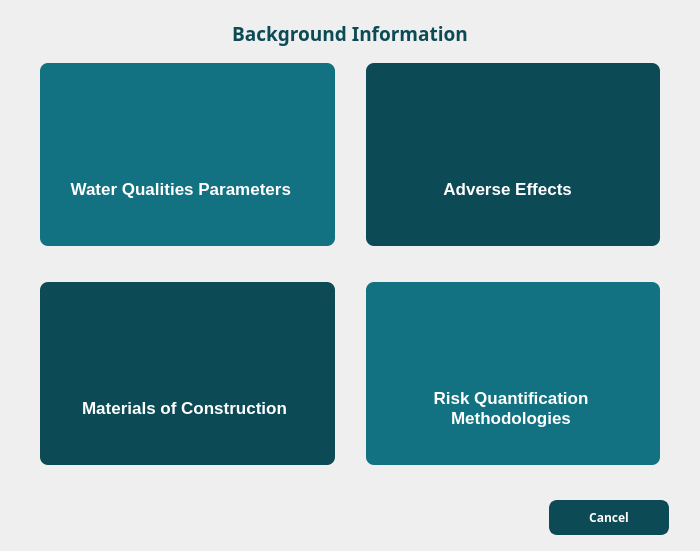
<?xml version="1.0" encoding="UTF-8"?>
<ui version="4.0">
 <class>backGroundInfo</class>
 <widget class="QDialog" name="backGroundInfo">
  <property name="geometry">
   <rect>
    <x>0</x>
    <y>0</y>
    <width>700</width>
    <height>551</height>
   </rect>
  </property>
  <property name="windowTitle">
   <string>Dialog</string>
  </property>
  <layout class="QVBoxLayout" name="verticalLayout">
   <item>
    <widget class="QFrame" name="PaneContainer">
     <property name="maximumSize">
      <size>
       <width>16777213</width>
       <height>16777215</height>
      </size>
     </property>
     <property name="font">
      <font>
       <family>Yu Gothic UI Semibold</family>
      </font>
     </property>
     <property name="frameShape">
      <enum>QFrame::NoFrame</enum>
     </property>
     <property name="frameShadow">
      <enum>QFrame::Raised</enum>
     </property>
     <layout class="QVBoxLayout" name="verticalLayout_2">
      <item>
       <widget class="QLabel" name="label_3">
        <property name="font">
         <font>
          <family>Yu Gothic UI Semibold</family>
          <pointsize>14</pointsize>
          <weight>75</weight>
          <bold>true</bold>
         </font>
        </property>
        <property name="styleSheet">
         <string notr="true">color:rgb(12, 75, 85)</string>
        </property>
        <property name="text">
         <string>Background Information</string>
        </property>
        <property name="alignment">
         <set>Qt::AlignCenter</set>
        </property>
       </widget>
      </item>
      <item>
       <widget class="QFrame" name="frame_2">
        <property name="font">
         <font>
          <family>Yu Gothic UI Semibold</family>
         </font>
        </property>
        <property name="frameShape">
         <enum>QFrame::NoFrame</enum>
        </property>
        <property name="frameShadow">
         <enum>QFrame::Raised</enum>
        </property>
        <layout class="QHBoxLayout" name="horizontalLayout_3">
         <property name="spacing">
          <number>31</number>
         </property>
         <property name="leftMargin">
          <number>20</number>
         </property>
         <property name="topMargin">
          <number>10</number>
         </property>
         <property name="rightMargin">
          <number>20</number>
         </property>
         <property name="bottomMargin">
          <number>20</number>
         </property>
         <item>
          <widget class="QWidget" name="buttonWaterQualityParams" native="true">
           <property name="font">
            <font>
             <family>Yu Gothic UI Semibold</family>
            </font>
           </property>
           <property name="cursor">
            <cursorShape>PointingHandCursor</cursorShape>
           </property>
           <property name="acceptDrops">
            <bool>true</bool>
           </property>
           <property name="styleSheet">
            <string notr="true">border-radius:8px;background-color: rgb(18, 114, 129);color:white;
</string>
           </property>
           <layout class="QVBoxLayout" name="verticalLayout_6" stretch="0,1">
            <property name="spacing">
             <number>4</number>
            </property>
            <property name="leftMargin">
             <number>11</number>
            </property>
            <property name="topMargin">
             <number>15</number>
            </property>
            <property name="rightMargin">
             <number>15</number>
            </property>
            <property name="bottomMargin">
             <number>15</number>
            </property>
            <item>
             <widget class="QFrame" name="IconFrame">
              <property name="frameShape">
               <enum>QFrame::StyledPanel</enum>
              </property>
              <property name="frameShadow">
               <enum>QFrame::Raised</enum>
              </property>
              <layout class="QHBoxLayout" name="horizontalLayout_5">
               <property name="spacing">
                <number>0</number>
               </property>
               <property name="leftMargin">
                <number>0</number>
               </property>
               <property name="topMargin">
                <number>0</number>
               </property>
               <property name="rightMargin">
                <number>0</number>
               </property>
               <property name="bottomMargin">
                <number>0</number>
               </property>
               <item>
                <widget class="QLabel" name="label_4">
                 <property name="minimumSize">
                  <size>
                   <width>64</width>
                   <height>64</height>
                  </size>
                 </property>
                 <property name="maximumSize">
                  <size>
                   <width>64</width>
                   <height>64</height>
                  </size>
                 </property>
                 <property name="text">
                  <string/>
                 </property>
                 <property name="pixmap">
                  <pixmap>../Images/basic.png</pixmap>
                 </property>
                 <property name="scaledContents">
                  <bool>true</bool>
                 </property>
                 <property name="alignment">
                  <set>Qt::AlignCenter</set>
                 </property>
                </widget>
               </item>
              </layout>
             </widget>
            </item>
            <item>
             <widget class="QLabel" name="label_5">
              <property name="font">
               <font>
                <family>Nirmala UI</family>
                <pointsize>13</pointsize>
                <weight>75</weight>
                <bold>true</bold>
               </font>
              </property>
              <property name="text">
               <string>Water Qualities Parameters  </string>
              </property>
              <property name="alignment">
               <set>Qt::AlignCenter</set>
              </property>
              <property name="wordWrap">
               <bool>true</bool>
              </property>
             </widget>
            </item>
           </layout>
          </widget>
         </item>
         <item>
          <widget class="QFrame" name="buttonAdverseEffects">
           <property name="font">
            <font>
             <family>Yu Gothic UI Semibold</family>
            </font>
           </property>
           <property name="cursor">
            <cursorShape>PointingHandCursor</cursorShape>
           </property>
           <property name="acceptDrops">
            <bool>true</bool>
           </property>
           <property name="styleSheet">
            <string notr="true">border-radius:8px; background-color:rgb(12, 75, 85);color:white;
</string>
           </property>
           <property name="frameShape">
            <enum>QFrame::StyledPanel</enum>
           </property>
           <property name="frameShadow">
            <enum>QFrame::Raised</enum>
           </property>
           <layout class="QVBoxLayout" name="verticalLayout_7" stretch="0,1">
            <property name="spacing">
             <number>4</number>
            </property>
            <property name="topMargin">
             <number>15</number>
            </property>
            <property name="rightMargin">
             <number>15</number>
            </property>
            <property name="bottomMargin">
             <number>15</number>
            </property>
            <item>
             <widget class="QFrame" name="iconFrame_2">
              <property name="frameShape">
               <enum>QFrame::NoFrame</enum>
              </property>
              <property name="frameShadow">
               <enum>QFrame::Raised</enum>
              </property>
              <layout class="QHBoxLayout" name="horizontalLayout_6">
               <property name="spacing">
                <number>0</number>
               </property>
               <property name="leftMargin">
                <number>0</number>
               </property>
               <property name="topMargin">
                <number>0</number>
               </property>
               <property name="rightMargin">
                <number>0</number>
               </property>
               <property name="bottomMargin">
                <number>0</number>
               </property>
               <item>
                <widget class="QLabel" name="label_6">
                 <property name="minimumSize">
                  <size>
                   <width>64</width>
                   <height>64</height>
                  </size>
                 </property>
                 <property name="maximumSize">
                  <size>
                   <width>64</width>
                   <height>64</height>
                  </size>
                 </property>
                 <property name="text">
                  <string/>
                 </property>
                 <property name="pixmap">
                  <pixmap>../Images/complex.png</pixmap>
                 </property>
                 <property name="alignment">
                  <set>Qt::AlignCenter</set>
                 </property>
                </widget>
               </item>
              </layout>
             </widget>
            </item>
            <item>
             <widget class="QLabel" name="label_7">
              <property name="font">
               <font>
                <family>Nirmala UI</family>
                <pointsize>13</pointsize>
                <weight>75</weight>
                <bold>true</bold>
               </font>
              </property>
              <property name="text">
               <string>Adverse Effects </string>
              </property>
              <property name="alignment">
               <set>Qt::AlignCenter</set>
              </property>
              <property name="wordWrap">
               <bool>true</bool>
              </property>
             </widget>
            </item>
           </layout>
          </widget>
         </item>
        </layout>
       </widget>
      </item>
      <item>
       <widget class="QFrame" name="frame_3">
        <property name="font">
         <font>
          <family>Yu Gothic UI Semibold</family>
         </font>
        </property>
        <property name="frameShape">
         <enum>QFrame::NoFrame</enum>
        </property>
        <property name="frameShadow">
         <enum>QFrame::Raised</enum>
        </property>
        <layout class="QHBoxLayout" name="horizontalLayout_7">
         <property name="spacing">
          <number>31</number>
         </property>
         <property name="leftMargin">
          <number>20</number>
         </property>
         <property name="topMargin">
          <number>10</number>
         </property>
         <property name="rightMargin">
          <number>20</number>
         </property>
         <property name="bottomMargin">
          <number>20</number>
         </property>
         <item>
          <widget class="QFrame" name="buttonMaterialConstruction">
           <property name="font">
            <font>
             <family>Yu Gothic UI Semibold</family>
            </font>
           </property>
           <property name="cursor">
            <cursorShape>PointingHandCursor</cursorShape>
           </property>
           <property name="acceptDrops">
            <bool>true</bool>
           </property>
           <property name="styleSheet">
            <string notr="true">border-radius:8px; background-color:rgb(12, 75, 85);color:white;
</string>
           </property>
           <property name="frameShape">
            <enum>QFrame::StyledPanel</enum>
           </property>
           <property name="frameShadow">
            <enum>QFrame::Raised</enum>
           </property>
           <layout class="QVBoxLayout" name="verticalLayout_9" stretch="0,1">
            <property name="spacing">
             <number>4</number>
            </property>
            <property name="topMargin">
             <number>15</number>
            </property>
            <property name="rightMargin">
             <number>15</number>
            </property>
            <property name="bottomMargin">
             <number>15</number>
            </property>
            <item>
             <widget class="QFrame" name="iconFrame_3">
              <property name="frameShape">
               <enum>QFrame::NoFrame</enum>
              </property>
              <property name="frameShadow">
               <enum>QFrame::Raised</enum>
              </property>
              <layout class="QHBoxLayout" name="horizontalLayout_9">
               <property name="spacing">
                <number>0</number>
               </property>
               <property name="leftMargin">
                <number>0</number>
               </property>
               <property name="topMargin">
                <number>0</number>
               </property>
               <property name="rightMargin">
                <number>0</number>
               </property>
               <property name="bottomMargin">
                <number>0</number>
               </property>
               <item>
                <widget class="QLabel" name="label_10">
                 <property name="minimumSize">
                  <size>
                   <width>64</width>
                   <height>64</height>
                  </size>
                 </property>
                 <property name="maximumSize">
                  <size>
                   <width>64</width>
                   <height>64</height>
                  </size>
                 </property>
                 <property name="text">
                  <string/>
                 </property>
                 <property name="pixmap">
                  <pixmap>../Images/complex.png</pixmap>
                 </property>
                 <property name="alignment">
                  <set>Qt::AlignCenter</set>
                 </property>
                </widget>
               </item>
              </layout>
             </widget>
            </item>
            <item>
             <widget class="QLabel" name="label_11">
              <property name="font">
               <font>
                <family>Nirmala UI</family>
                <pointsize>13</pointsize>
                <weight>75</weight>
                <bold>true</bold>
               </font>
              </property>
              <property name="text">
               <string>Materials of Construction</string>
              </property>
              <property name="alignment">
               <set>Qt::AlignCenter</set>
              </property>
              <property name="wordWrap">
               <bool>true</bool>
              </property>
             </widget>
            </item>
           </layout>
          </widget>
         </item>
         <item>
          <widget class="QWidget" name="buttonRiskQuantity" native="true">
           <property name="font">
            <font>
             <family>Yu Gothic UI Semibold</family>
            </font>
           </property>
           <property name="cursor">
            <cursorShape>PointingHandCursor</cursorShape>
           </property>
           <property name="acceptDrops">
            <bool>true</bool>
           </property>
           <property name="styleSheet">
            <string notr="true">border-radius:8px;background-color: rgb(18, 114, 129);color:white;
</string>
           </property>
           <layout class="QVBoxLayout" name="verticalLayout_8" stretch="0,1">
            <property name="spacing">
             <number>4</number>
            </property>
            <property name="leftMargin">
             <number>11</number>
            </property>
            <property name="topMargin">
             <number>15</number>
            </property>
            <property name="rightMargin">
             <number>15</number>
            </property>
            <property name="bottomMargin">
             <number>15</number>
            </property>
            <item>
             <widget class="QFrame" name="IconFrame_2">
              <property name="frameShape">
               <enum>QFrame::StyledPanel</enum>
              </property>
              <property name="frameShadow">
               <enum>QFrame::Raised</enum>
              </property>
              <layout class="QHBoxLayout" name="horizontalLayout_8">
               <property name="spacing">
                <number>0</number>
               </property>
               <property name="leftMargin">
                <number>0</number>
               </property>
               <property name="topMargin">
                <number>0</number>
               </property>
               <property name="rightMargin">
                <number>0</number>
               </property>
               <property name="bottomMargin">
                <number>0</number>
               </property>
               <item>
                <widget class="QLabel" name="label_8">
                 <property name="minimumSize">
                  <size>
                   <width>64</width>
                   <height>64</height>
                  </size>
                 </property>
                 <property name="maximumSize">
                  <size>
                   <width>64</width>
                   <height>64</height>
                  </size>
                 </property>
                 <property name="text">
                  <string/>
                 </property>
                 <property name="pixmap">
                  <pixmap>../Images/basic.png</pixmap>
                 </property>
                 <property name="scaledContents">
                  <bool>true</bool>
                 </property>
                 <property name="alignment">
                  <set>Qt::AlignCenter</set>
                 </property>
                </widget>
               </item>
              </layout>
             </widget>
            </item>
            <item>
             <widget class="QLabel" name="label_9">
              <property name="font">
               <font>
                <family>Nirmala UI</family>
                <pointsize>13</pointsize>
                <weight>75</weight>
                <bold>true</bold>
               </font>
              </property>
              <property name="text">
               <string>Risk Quantification Methodologies</string>
              </property>
              <property name="alignment">
               <set>Qt::AlignCenter</set>
              </property>
              <property name="wordWrap">
               <bool>true</bool>
              </property>
             </widget>
            </item>
           </layout>
          </widget>
         </item>
        </layout>
       </widget>
      </item>
     </layout>
    </widget>
   </item>
   <item>
    <layout class="QHBoxLayout" name="horizontalLayout_4">
     <property name="spacing">
      <number>10</number>
     </property>
     <property name="leftMargin">
      <number>20</number>
     </property>
     <property name="topMargin">
      <number>0</number>
     </property>
     <property name="rightMargin">
      <number>20</number>
     </property>
     <property name="bottomMargin">
      <number>5</number>
     </property>
     <item>
      <spacer name="horizontalSpacer_7">
       <property name="font">
        <font>
         <family>Yu Gothic UI Semibold</family>
        </font>
       </property>
       <property name="orientation">
        <enum>Qt::Horizontal</enum>
       </property>
       <property name="sizeHint" stdset="0">
        <size>
         <width>40</width>
         <height>20</height>
        </size>
       </property>
      </spacer>
     </item>
     <item>
      <widget class="QPushButton" name="buttonCancel">
       <property name="minimumSize">
        <size>
         <width>120</width>
         <height>0</height>
        </size>
       </property>
       <property name="font">
        <font>
         <family>Yu Gothic UI Semibold</family>
         <pointsize>9</pointsize>
         <weight>75</weight>
         <bold>true</bold>
        </font>
       </property>
       <property name="cursor">
        <cursorShape>PointingHandCursor</cursorShape>
       </property>
       <property name="styleSheet">
        <string notr="true">padding:7px 0;border:2px solid rgb(12, 75, 85);color:#fff;background:rgb(12, 75, 85);border-radius:8px</string>
       </property>
       <property name="text">
        <string>Cancel</string>
       </property>
       <property name="icon">
        <iconset>
         <normaloff>../Images/exit.png</normaloff>../Images/exit.png</iconset>
       </property>
      </widget>
     </item>
    </layout>
   </item>
  </layout>
 </widget>
 <resources/>
 <connections/>
</ui>
